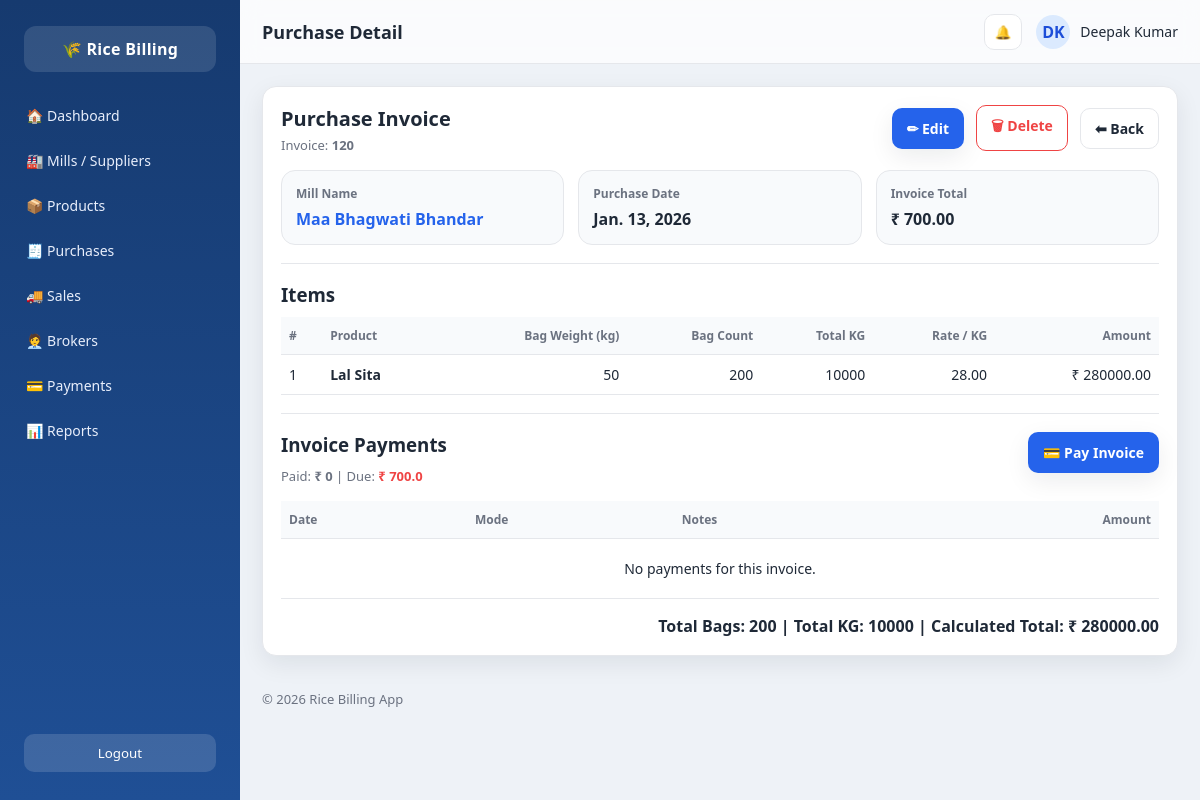
/purchase/1/, run on the app's committed database.
### core/models.py (models this page shows, shortened)
class Purchase(models.Model):
    mill = models.ForeignKey(Mill, on_delete=models.CASCADE)
    invoice_no = models.CharField(max_length=50)
    purchase_date = models.DateField()
    total_amount = models.DecimalField(max_digits=12, decimal_places=2)

class Mill(models.Model):
    mill_name = models.CharField(max_length=150)
    owner_name = models.CharField(max_length=100, blank=True)
    mobile = models.CharField(max_length=15)
    address = models.TextField(blank=True)
    gst_number = models.CharField(max_length=20, blank=True)
    opening_balance = models.DecimalField(max_digits=12, decimal_places=2, default=0)
    created_at = models.DateTimeField(auto_now_add=True)

class Product(models.Model):
    rice_name = models.CharField(max_length=100)
    hsn_code = models.CharField(max_length=20)
    gst_percent = models.IntegerField()
    is_active = models.BooleanField(default=True)

class PurchaseItem(models.Model):
    purchase = models.ForeignKey(Purchase, on_delete=models.CASCADE)
    product = models.ForeignKey(Product, on_delete=models.CASCADE)
    bag_weight = models.IntegerField()   # 20 / 30
    bag_count = models.IntegerField()
    purchase_price = models.DecimalField(max_digits=10, decimal_places=2)

### core/views.py (the view)
# urls.py: path("purchase/<int:purchase_id>/", views.purchase_detail, name="purchase_detail"),
def purchase_detail(request, purchase_id):
    purchase = get_object_or_404(Purchase, id=purchase_id)
    items = PurchaseItem.objects.filter(purchase=purchase).select_related("product")
    item_rows = []
    total_amount = 0
    for it in items:
        row_kg = (it.bag_weight or 0) * (it.bag_count or 0)
        amount = row_kg * float(it.purchase_price or 0)
        total_amount += amount
        item_rows.append({
            "rice_name": it.product.rice_name,
            "bag_weight": it.bag_weight,
            "bag_count": it.bag_count,
            "row_kg": row_kg,
            "rate_per_kg": it.purchase_price,
            "amount": amount,
        })
    invoice_payments = Payment.objects.filter(
        related_type="purchase",
        purchase=purchase
    ).order_by("-payment_date", "-id")
    invoice_paid = invoice_payments.aggregate(s=Sum("amount"))["s"] or 0
    invoice_due = float(purchase.total_amount) - float(invoice_paid)
    total_bags = items.aggregate(s=Sum("bag_count"))["s"] or 0
    total_kg = items.aggregate(s=Sum(F("bag_weight") * F("bag_count")))["s"] or 0
    return render(request, "core/purchase_detail.html", {
        "purchase": purchase,
        "item_rows": item_rows,   # ✅ new
        "total_bags": total_bags,
        "total_kg": total_kg,
        "total_amount": total_amount,  # ✅ new
        "invoice_payments": invoice_payments,
        "invoice_paid": invoice_paid,
        "invoice_due": invoice_due,
    })

### core/templates/core/purchase_detail.html
{% extends 'core/base.html' %}
{% block page_title %}Purchase Detail{% endblock %}
{% block content %}
<div class="panel">
  <div class="list-header">
    <div>
      <h2 class="list-title">Purchase Invoice</h2>
      <p class="muted">Invoice: <b>{{ purchase.invoice_no }}</b></p>
    </div>
    <div class="list-actions">
      <a href="{% url 'edit_purchase' purchase.id %}" class="btn btn-primary">✏ Edit</a>
      <a href="{% url 'delete_purchase' purchase.id %}" class="btn btn-outline" style="border-color:#ef4444; color:#ef4444;">
        🗑 Delete
      </a>
      <a href="{% url 'purchase_list' %}" class="btn btn-outline">⬅ Back</a>
    </div>
  </div>
  <div class="info-grid">
    <div class="info-card">
      <div class="info-label">Mill Name</div>
      <div class="info-value">
      <a href="{% url 'mill_report_detail' purchase.mill.id %}" class="link-btn">
        {{ purchase.mill.mill_name }}
      </a>
    </div>
    </div>
    <div class="info-card">
      <div class="info-label">Purchase Date</div>
      <div class="info-value">{{ purchase.purchase_date }}</div>
    </div>
    <div class="info-card">
      <div class="info-label">Invoice Total</div>
      <div class="info-value">₹ {{ purchase.total_amount }}</div>
    </div>
  </div>
  <hr class="divider">
  <h3 class="panel-title">Items</h3>
  <div class="table-wrap">
    <table class="table">
      <thead>
        <tr>
          <th>#</th>
          <th>Product</th>
          <th class="right">Bag Weight (kg)</th>
          <th class="right">Bag Count</th>
          <th class="right">Total KG</th>
          <th class="right">Rate / KG</th>
          <th class="right">Amount</th>
        </tr>
      </thead>
      <tbody>
       {% for it in item_rows %}
        <tr>
          <td>{{ forloop.counter }}</td>
          <td><b>{{ it.rice_name }}</b></td>
          <td class="right">{{ it.bag_weight }}</td>
          <td class="right">{{ it.bag_count }}</td>
          <td class="right">{{ it.row_kg }}</td>
          <td class="right">{{ it.rate_per_kg }}</td>
          <td class="right">₹ {{ it.amount|floatformat:2 }}</td>
        </tr>
        {% empty %}
        <tr>
          <td colspan="7" style="text-align:center; padding:20px;">
            No items found for this purchase.
          </td>
        </tr>
        {% endfor %}
      </tbody>
    </table>
  </div>
<hr class="divider">
<div class="list-header">
  <div>
    <h3 class="panel-title">Invoice Payments</h3>
    <p class="muted">
      Paid: <b>₹ {{ invoice_paid }}</b> |
      Due: <b style="color:#ef4444;">₹ {{ invoice_due }}</b>
    </p>
  </div>
  <div class="list-actions">
    <a href="{% url 'add_purchase_payment' purchase.id %}" class="btn btn-primary">
      💳 Pay Invoice
    </a>
  </div>
</div>
<div class="table-wrap">
  <table class="table">
    <thead>
      <tr>
        <th>Date</th>
        <th>Mode</th>
        <th>Notes</th>
        <th class="right">Amount</th>
      </tr>
    </thead>
    <tbody>
      {% for pay in invoice_payments %}
      <tr>
        <td>{{ pay.payment_date }}</td>
        <td>{{ pay.payment_mode }}</td>
        <td>{{ pay.notes|default:"-" }}</td>
        <td class="right">₹ {{ pay.amount }}</td>
      </tr>
      {% empty %}
      <tr>
        <td colspan="4" style="text-align:center; padding:20px;">No payments for this invoice.</td>
      </tr>
      {% endfor %}
    </tbody>
  </table>
</div>
  <div class="total-box" style="margin-top:16px;">
    Total Bags: <b>{{ total_bags }}</b> |
    Total KG: <b>{{ total_kg }}</b> |
    Calculated Total: <b>₹ {{ total_amount|floatformat:2 }}</b>
  </div>
</div>
{% endblock %}

### core/static/core/style.css (style rules this page uses)
* { margin:0; padding:0; box-sizing:border-box; font-family: "Segoe UI", Arial, sans-serif; }
:root { --bg:#eef2f7; --panel:#ffffff; --text:#1f2937; --muted:#6b7280; --border:#e5e7eb; --nav:#163a6f; --nav2:#1f4f95; --primary:#2563eb; --shadow: 0 8px 24px rgba(16,24,40,0.08); }
body.app { background: var(--bg); color: var(--text); min-height:100vh; display:flex; }
.btn { display:inline-flex; align-items:center; justify-content:center; gap:10px; padding:10px 14px; border-radius:10px; text-decoration:none; font-weight:600; font-size:14px; border:1px solid transparent; }
.btn-primary { background: var(--primary); color:#fff; box-shadow: var(--shadow); }
.panel { background: var(--panel); border:1px solid var(--border); border-radius:14px; padding:14px; box-shadow: var(--shadow); min-width:0; }
.panel-title { font-weight:800; margin-bottom:10px; }
.table-wrap { overflow:auto; }
.table { width:100%; border-collapse:collapse; font-size:14px; }
.table th, .table td { border-bottom:1px solid var(--border); padding:10px 8px; }
.table th { text-align:left; color:var(--muted); font-size:12px; font-weight:700; }
.table td.right, .table th.right { text-align:right; }
.muted { color:var(--muted); font-size:13px; }
.btn-outline { background:#fff; border:1px solid var(--border); color: var(--text); }
.list-header { display:flex; justify-content:space-between; align-items:flex-start; gap:14px; margin-bottom:16px; }
.list-title { font-size:20px; font-weight:800; margin-bottom:4px; }
.list-actions { display:flex; align-items:center; gap:12px; flex-wrap:wrap; }
.table thead th { background:#f8fafc; position: sticky; top: 0; z-index: 1; }
.panel { padding:18px; }
.total-box { margin-top: 18px; font-size: 18px; font-weight: 800; text-align: right; }
.divider { margin: 18px 0; border: 0; border-top: 1px solid var(--border); }
.total-box { margin-top: 18px; font-size: 16px; font-weight: 800; text-align: right; }
.info-grid { display:grid; grid-template-columns: repeat(3, minmax(200px, 1fr)); gap:14px; margin-bottom: 14px; }
.info-card { background:#f8fafc; border:1px solid var(--border); border-radius:14px; padding:14px; }
.info-label { font-size:12px; font-weight:800; color:var(--muted); margin-bottom:6px; }
.info-value { font-size:16px; font-weight:800; }
.info-grid { display:grid; grid-template-columns: repeat(auto-fit, minmax(220px, 1fr)); gap:14px; margin-bottom: 14px; }
.link-btn { text-decoration:none; color: var(--primary); font-weight:800; }

### data on the page
Purchase: invoice_no "120", mill.mill_name "Maa Bhagwati Bhandar", purchase_date "Jan. 13, 2026", total_amount "700.00"
Product: rice_name "Lal Sita"
PurchaseItem: rate_per_kg "28.00"

### other printed values
{{ it.bag_weight }} "50"
{{ it.bag_count }} "200"
{{ it.row_kg }} "10000"
{{ it.amount|floatformat:2 }} "280000.00"
{{ invoice_paid }} "0"
{{ invoice_due }} "700.0"
{{ total_bags }} "200"
{{ total_kg }} "10000"
{{ total_amount|floatformat:2 }} "280000.00"
